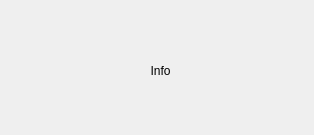
<?xml version="1.0" encoding="UTF-8"?>
<ui version="4.0">
 <class>ProgressDialog</class>
 <widget class="QDialog" name="ProgressDialog">
  <property name="geometry">
   <rect>
    <x>0</x>
    <y>0</y>
    <width>314</width>
    <height>135</height>
   </rect>
  </property>
  <property name="sizePolicy">
   <sizepolicy hsizetype="Preferred" vsizetype="Preferred">
    <horstretch>0</horstretch>
    <verstretch>0</verstretch>
   </sizepolicy>
  </property>
  <property name="windowTitle">
   <string>Dialog</string>
  </property>
  <widget class="QLabel" name="l_info">
   <property name="geometry">
    <rect>
     <x>10</x>
     <y>10</y>
     <width>301</width>
     <height>121</height>
    </rect>
   </property>
   <property name="text">
    <string>Info</string>
   </property>
   <property name="alignment">
    <set>Qt::AlignCenter</set>
   </property>
  </widget>
 </widget>
 <resources/>
 <connections/>
</ui>
